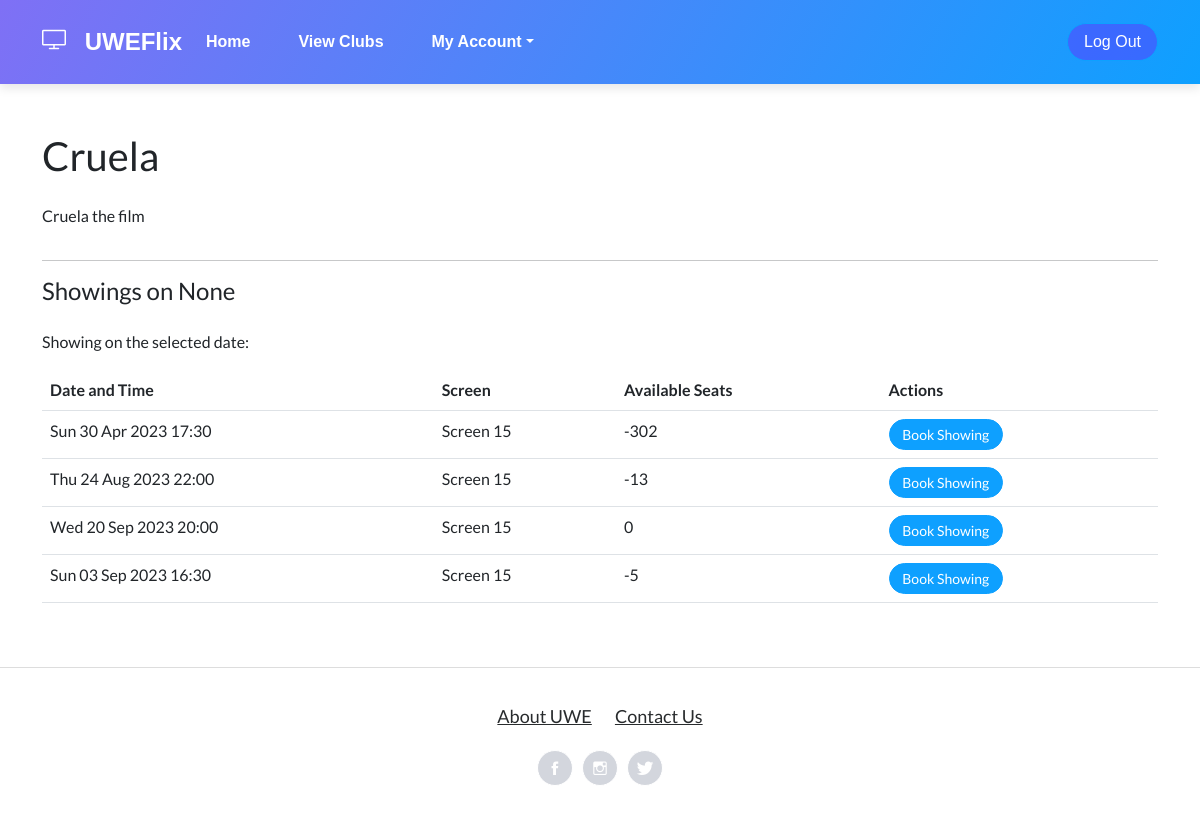
The app's page /index/film/1/?date=None, older data.
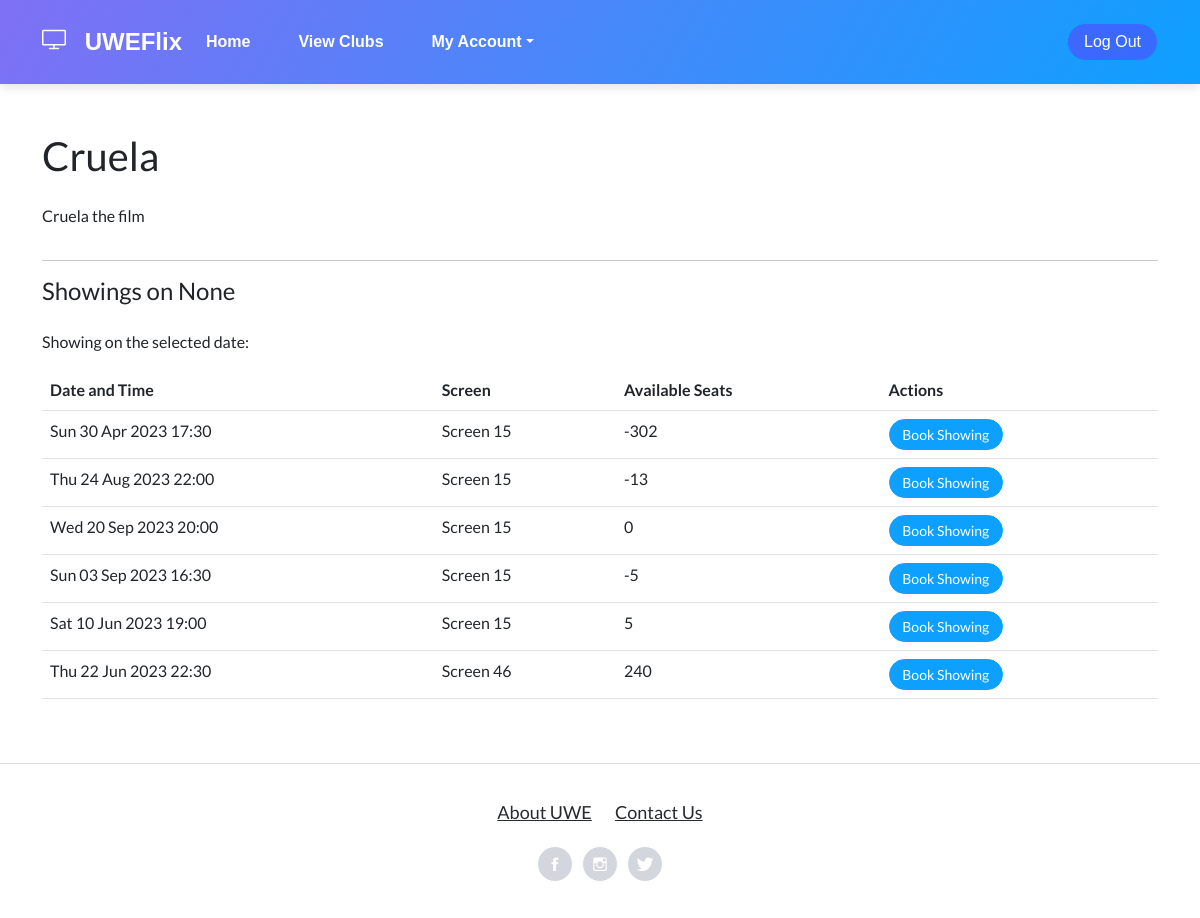
The same page, newer data.
### CinManager/models.py (models this page shows)
class Showing(models.Model):
    id = models.AutoField(primary_key=True)
    film = models.ForeignKey(Film, on_delete=models.DO_NOTHING)
    screen = models.ForeignKey(Screen, on_delete=models.DO_NOTHING)
    date = models.DateTimeField()
    bookedseats = models.IntegerField(default=0)

class Screen(models.Model):
    id = models.AutoField(primary_key=True)
    number = models.PositiveIntegerField()
    capacity = models.PositiveIntegerField(validators=[MaxValueValidator(300)])

### Index/views.py (the view)
# urls.py: path('film/<int:film_id>/', views.film_detail_view, name='film_detail'),
def film_detail_view(request, film_id):
    userpermissions = check_permissions(request)
    film = get_object_or_404(Film, id=film_id)
    if userpermissions == 2:
        club_rep = ClubRep.objects.get(user=request.user)
        club_id = club_rep.club.id
    else:
        club_id = 0
    selected_date = request.GET.get('date')
    print("SELECTED DATE:" , selected_date)
    if selected_date:
        try:
            selected_date = datetime.strptime(selected_date, '%Y-%m-%d').date()
            showings = Showing.objects.filter(film=film, date__date=selected_date)
            if not showings:
                messages.warning(request, "Sorry, there are no showings for this film on the selected date.")
        except ValueError:
            messages.error(request, "Invalid date format.")
            showings = Showing.objects.filter(film=film)
    else:
        showings = Showing.objects.filter(film=film)
    for showing in showings:
        showing.available_seats = showing.screen.capacity - showing.bookedseats if showing.bookedseats else showing.screen.capacity
    return render(request, 'UWEFlix/filmdetail.html', {'film': film, 'showings': showings, 'userpermissions': userpermissions, 'selected_date': selected_date, 'club_id': club_id})

### Index/views.py (called while the page is built)
def check_permissions(request):
    if request.user.is_authenticated:
        if request.user.groups.filter(name='Cinema Managers').exists():
            userpermission = 1
        elif request.user.groups.filter(name='Club Representatives').exists():
            userpermission = 2
        elif request.user.groups.filter(name='Account Managers').exists():
            userpermission = 3
        elif request.user.groups.filter(name='Guest').exists():
            userpermission = 4
        else:
            userpermission = 0
    else:
        return redirect('Login')
    return userpermission

### web_project/templates/UWEFlix/filmdetail.html (shortened to what this page needs)
{% extends "UWEFlix/layout.html" %}
{% load static %}
{% block content %}
<div class="container my-5">
    <div class="row">
        <div class="col-md-8">
            <h1 class="mb-4">{{ film.title }}</h1>
            <p>{{ film.trailer_description }}</p>
        </div>
    </div>
    <hr>
    <div class="row">
        <div class="col-md-12">
            <h4 class="mb-4">Showings{% if selected_date %} on {{ selected_date }}{% endif %}</h4>
            {% if selected_date %}
            {% if showings %}
            <p>Showing on the selected date:</p>
            {% else %}
            <p>Sorry, there are no showings on the selected date.</p>
            {% endif %}
            {% endif %}
            {% if showings %}
            <table class="table">
                <thead>
                    <tr>
                        <th>Date and Time</th>
                        <th>Screen</th>
                        <th>Available Seats</th>
                        <th>Actions</th>
                    </tr>
                </thead>
                <tbody>
                    {% for showing in showings %}
                    <tr>
                        <td>{{ showing.date|date:'D d M Y H:i' }}</td>
                        <td>Screen {{ showing.screen.number }}</td>
                        <td>{{ showing.available_seats }}</td>
                        <td>
                            {% if showing.available_seats > 0 %}
                            <form method="post" action="{% url 'add_to_cart' showing_id=showing.id %}">
                                <button type="submit" class="btn btn-primary btn-sm">Book Showing</button>
                            </form>
                            {% else %}
                            <button type="button" class="btn btn-primary btn-sm" data-bs-toggle="modal"
                                data-bs-target="#no-seats-modal">
                                Book Showing
                            </button>
                            {% endif %}
                        </td>
                    </tr>
                    {% endfor %}
                </tbody>
            </table>
            {% endif %}
        </div>
    </div>
</div>
{% endblock %}

Row changes from the older to the newer data that the page shows:
added Showing: date "Sat 10 Jun 2023 19:00", screen.number "15", available_seats "5", shows "Book Showing"
added Showing: date "Thu 22 Jun 2023 22:30", screen.number "46", available_seats "240", shows "Book Showing"
